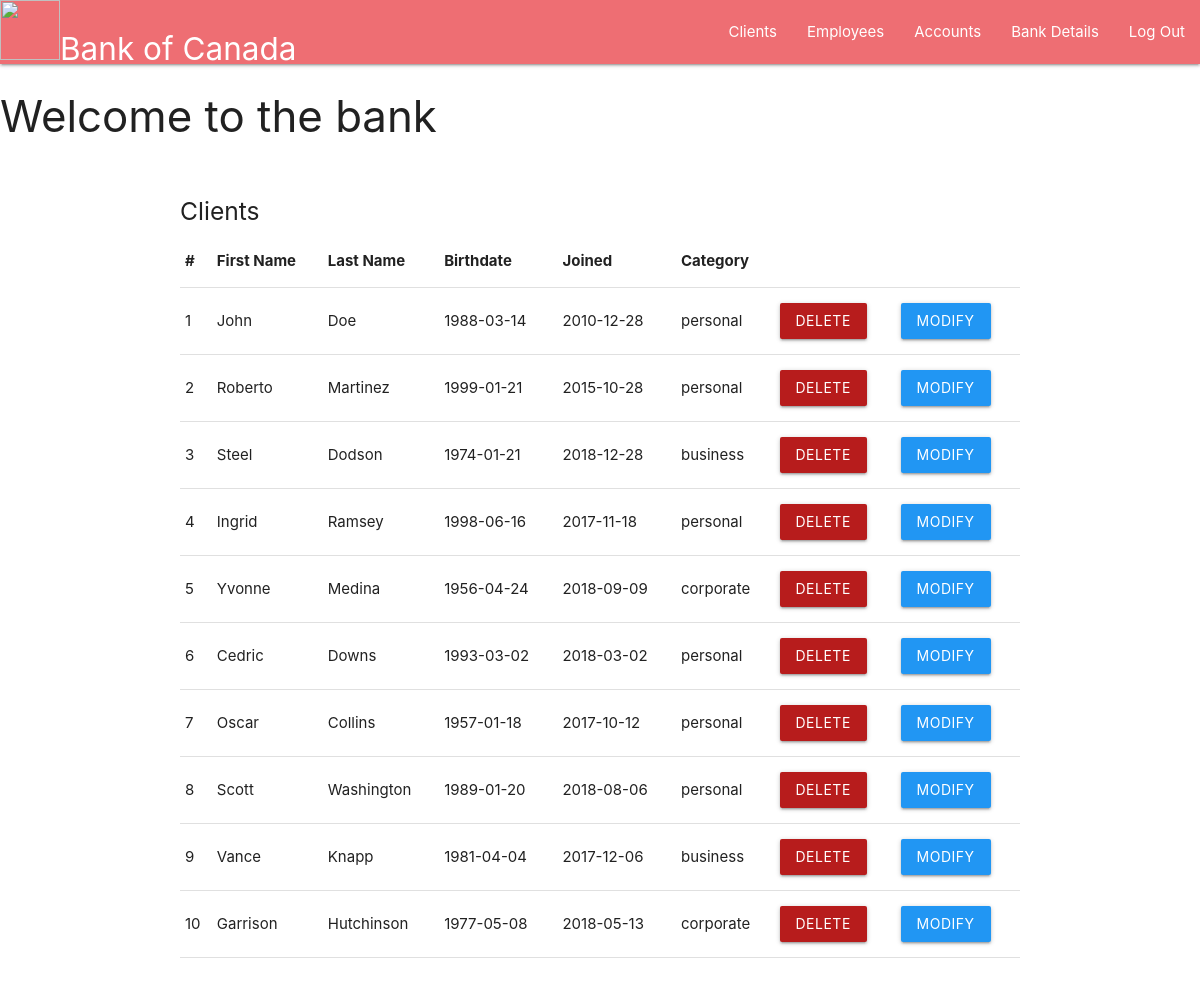
Before: /clients.php with the older database file.
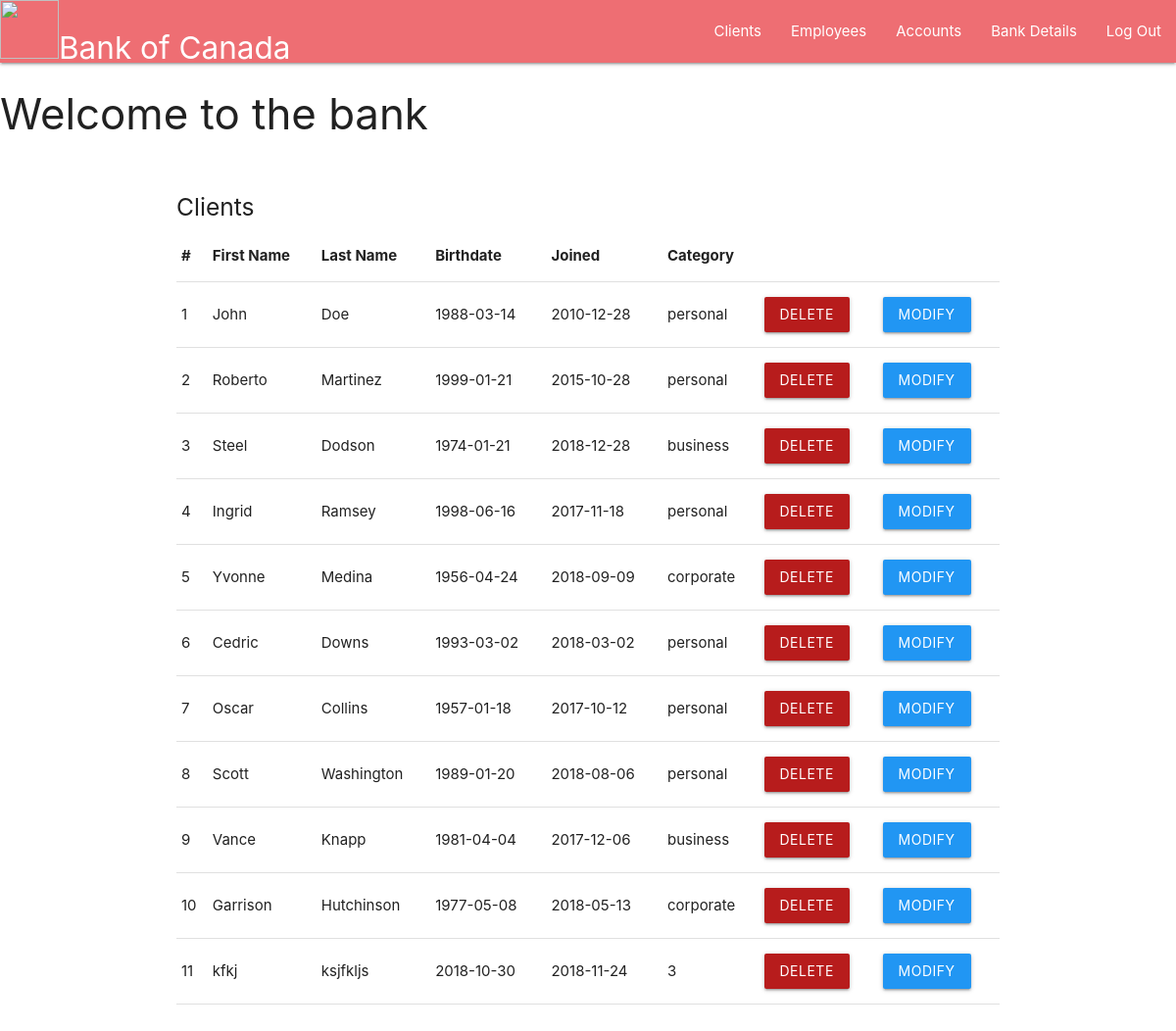
After: the same page with the newer database file.
### tables this page shows
CREATE TABLE `client` (
  `client_id` int(11) NOT NULL AUTO_INCREMENT,
  `first_name` varchar(45) NOT NULL,
  `last_name` varchar(45) NOT NULL,
  `date_of_birth` date NOT NULL,
  `join_date` date NOT NULL,
  `address` varchar(45) NOT NULL,
  `email_address` varchar(45) NOT NULL,
  `phone_number` bigint(20) NOT NULL,
  `category` varchar(45) DEFAULT 'regular',
  `branch_id` int(11) DEFAULT NULL,
  `card_number` bigint(255) NOT NULL,
  `password` varchar(255) DEFAULT NULL,
  `num_transaction` int(11) DEFAULT 0,
  PRIMARY KEY (`client_id`),
  KEY `client_branch_branch_id_fk` (`branch_id`),
  CONSTRAINT `client_branch_branch_id_fk` FOREIGN KEY (`branch_id`) REFERENCES `branch` (`branch_id`) ON DELETE SET NULL ON UPDATE CASCADE
);

### clients.php (the view, shortened to what this page needs)
<!DOCTYPE html>
<html lang="en" dir="ltr">
  <head>
    <link rel="stylesheet" href="https://cdnjs.cloudflare.com/ajax/libs/materialize/1.0.0/css/materialize.min.css">
  </head>
  <body>
    <nav>
  <div class="nav-wrapper">
    <a href="#" class="brand-logo"> <img src="https://techflourish.com/images/money-cliparts-15.jpg" alt="" height="60" width="60">Bank of Canada</a>
    <ul id="nav-mobile" class="right hide-on-med-and-down">
      <li><a href="clients.php">Clients</a></li>
      <li><a href="employees.php">Employees</a></li>
      <li><a href="accounts.php">Accounts</a></li>
      <li><a href="bankDetails.php">Bank Details</a></li>
      <li><a href="adminSignout.php">Log Out</a></li>
    </ul>
  </div>
  </nav>
    <h3>Welcome to the bank</h3>
    <div class="container">
    <br>
    <?php
        $servername = "localhost";
        $username = "root";
        $password_db = "";
        $conn = new mysqli($servername, $username, $password_db);
        $sql = "SELECT client_id, first_name, last_name, date_of_birth, join_date, category FROM client";
        $result = $conn->query($sql);
        if ($result->num_rows > 0) {
          echo  "<h5>Clients</h5>
                    <table border='1' class='highlight'>
              <tr>
                <th>#</th>
                <th>First Name</th>
                <th>Last Name </th>
                <th>Birthdate</th>
                <th>Joined</th>
                <th>Category</th>
              </tr>";
            while($row = $result->fetch_assoc()) {
                echo "<tr>";
                foreach($row as $data){
                  $id = $row['client_id'];
                  echo "<td>".$data."</td>";
                }
                echo "<td><a class='waves-effect waves-light btn red darken-4' href=deleteClient.php?id=$id>Delete</a></td><td><a class='waves-effect waves-light btn blue' href=modifyClient.php?id=$id>Modify</td></tr>";
            }
            echo "</table>";
        }
        else
            echo "<h5>There are no clients in the bank</h5>";
    ?>
    <br>
    <br>
    </div>
  </body>
</html>

Changed rows visible on the page:
added client: client_id "11", first_name "kfkj", last_name "ksjfkljs", date_of_birth "2018-10-30", join_date "2018-11-24", category "3"
